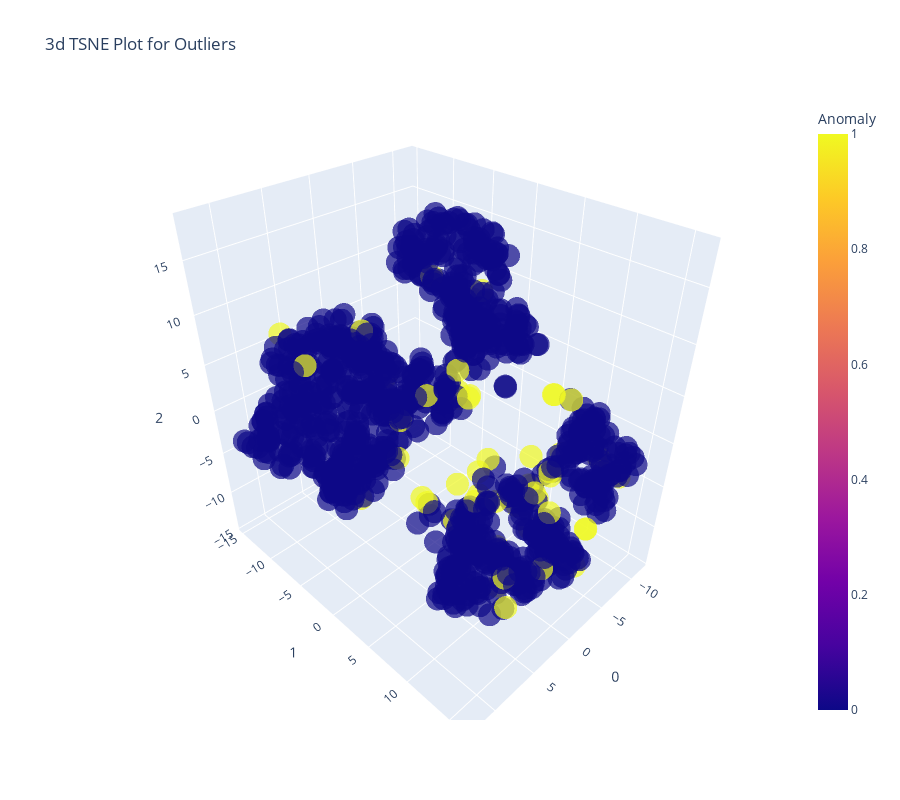

The cell this chart's notebook holds for it:
### Markdown cell above
### Analyze Model

### モデルの分析

### Code cell
plot_model(iforest, plot='tsne')

### Figure 1 — Plotly figure (JSON) as saved in the notebook; plotly's stock layout.template omitted (floating-point values rounded to 4 significant figures; data arrays with more than 128 entries replaced by an {"elided": "..."} marker saying what was removed)
{"data": [{"customdata": {"elided": "1000x1 float values"}, "hovertemplate": "0=%{x}<br>1=%{y}<br>2=%{z}<br>Feature=%{customdata[0]}<br>Anomaly=%{marker.color}<extra></extra>", "legendgroup": "", "marker": {"color": {"elided": "1000 int values"}, "coloraxis": "coloraxis", "opacity": 0.7, "symbol": "circle"}, "mode": "markers", "name": "", "scene": "scene", "showlegend": false, "type": "scatter3d", "x": {"elided": "1000 float values"}, "y": {"elided": "1000 float values"}, "z": {"elided": "1000 float values"}}], "layout": {"coloraxis": {"colorbar": {"title": {"text": "Anomaly"}}, "colorscale": [[0, "#0d0887"], [0.1111, "#46039f"], [0.2222, "#7201a8"], [0.3333, "#9c179e"], [0.4444, "#bd3786"], [0.5556, "#d8576b"], [0.6667, "#ed7953"], [0.7778, "#fb9f3a"], [0.8889, "#fdca26"], [1, "#f0f921"]]}, "height": 800, "legend": {"tracegroupgap": 0}, "scene": {"domain": {"x": [0, 1], "y": [0, 1]}, "xaxis": {"title": {"text": "0"}}, "yaxis": {"title": {"text": "1"}}, "zaxis": {"title": {"text": "2"}}}, "title": {"text": "3d TSNE Plot for Outliers"}, "width": 900}}
